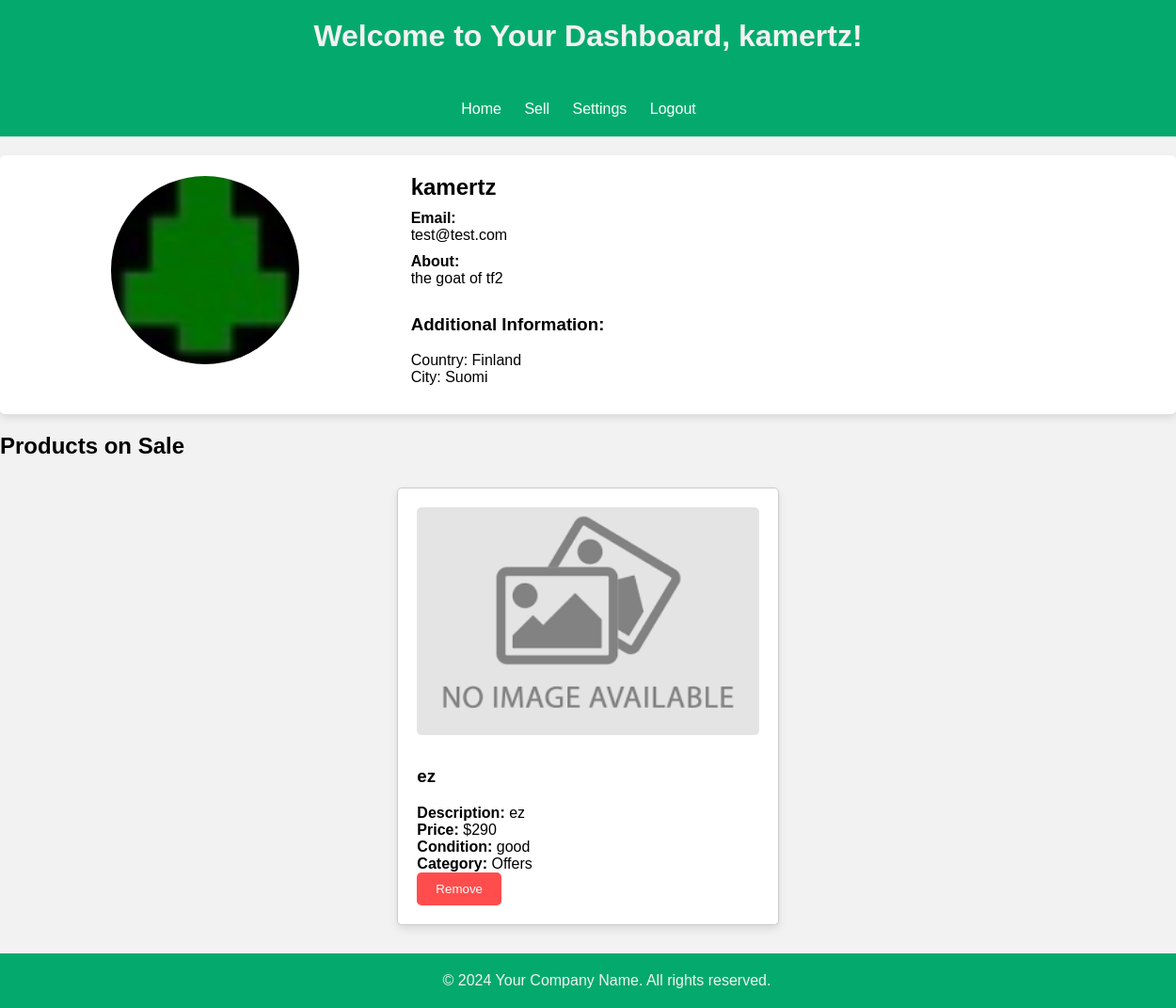
Page /pages/profile/profile.php (signed in) on the committed database.
### tables this page shows
CREATE TABLE users (
    id INTEGER PRIMARY KEY AUTOINCREMENT,
    username VARCHAR(100) NOT NULL,
    email VARCHAR(255) NOT NULL,
    password VARCHAR NOT NULL,
    permissions VARCHAR(50) NOT NULL DEFAULT 'user',
    created_at TIMESTAMP DEFAULT CURRENT_TIMESTAMP,
    small_description VARCHAR(255),
    country Varchar(50),
    city VARCHAR(50) ,
    phone_number VARCHAR(13) UNIQUE,
    image VARCHAR DEFAULT '../../../assets/Default_pfp.svg.png'
);

CREATE TABLE products(
    id INTEGER PRIMARY KEY AUTOINCREMENT,
    title VARCHAR(255) NOT NULL,
    description TEXT NOT NULL,
    price DECIMAL(10, 2) NOT NULL,
    condition VARCHAR(50),
    category VARCHAR(100),
    seller_id INT NOT NULL,
    quantity INTEGER DEFAULT 1,
    created_at TIMESTAMP DEFAULT CURRENT_TIMESTAMP,
    updated_at TIMESTAMP DEFAULT CURRENT_TIMESTAMP
);

CREATE TABLE images(
    id INTEGER PRIMARY KEY AUTOINCREMENT,
    title VARCHAR(50) REFERENCES products(title),
    img_url VARCHAR DEFAULT '../../assets/images.png',--remover isto da db
    carousel_img VARCHAR DEFAULT '../../assets/images.png',
    product_id INTEGER,
    FOREIGN KEY (product_id) REFERENCES products(id)
);

### pages/profile/profile.php (called while the page is built, shortened)
<?php
require_once '../../database/read_tables.php';
require_once '../../common/dashboard_header.php';
require_once '../../common/dashboard_footer.php';
require_once '../../templates/profile_page.php';
require_once '../../utils/getters.php';
$db = getDatabaseConnection();
$username = $_SESSION['username'];
$row = getUserByUsername($db, $username);
$products = getProductsBySellerId($db, $row['id']);
draw_profile_main($row, $username, $products,$db);
?>

### utils/getters.php (called while the page is built, shortened)
<?php
    function getUserByUsername($db, $username) {
        $query = "SELECT * FROM users WHERE username = :username";
        $stmt = $db->prepare($query);
        $stmt->bindParam(":username", $username);
        $stmt->execute();
        $row = $stmt->fetch(PDO::FETCH_ASSOC);
        return $row;
    }
    function getProductsBySellerId($db, $sellerId) {
        $product_query = "SELECT * FROM products WHERE seller_id = :seller_id";
        $product_stmt = $db->prepare($product_query);
        $product_stmt->bindParam(":seller_id", $sellerId);
        $product_stmt->execute();
        $products = $product_stmt->fetchAll(PDO::FETCH_ASSOC);
        return $products;
    }
    function fetchData($db, $query, $params = []) {
        $stmt = $db->prepare($query);
        $stmt->execute($params);
        return $stmt->fetch(PDO::FETCH_ASSOC);
    }
?>

### templates/profile_page.php (the view, shortened to what this page needs)
<?php
function draw_profile_main($row, $username, $products, $db)
{
    ?>
    <main>
        <section class="profile">
            <section class="profile-image-container">
                <img src="<?php echo htmlspecialchars($row['image']); ?>" alt="Profile Picture">
            </section>
            <section class="profile-details">
                <h2><?php echo htmlspecialchars($row['username']); ?></h2>
                <section class="profile-info">
                    <label>Email:</label>
                    <p><?php echo htmlspecialchars($row['email']); ?></p>
                </section>
                <?php if (!empty(trim($row['small_description']))): ?>
                    <section class="profile-info">
                        <label>About:</label>
                        <p><?php echo htmlspecialchars($row['small_description']); ?></p>
                    </section>
                <?php endif; ?>
                <?php if (!empty(trim($row['country'])) || !empty(trim($row['city'])) || !empty(trim($row['phone_number']))): ?>
                    <section class="profile-info">
                        <h3>Additional Information:</h3>
                        <?php if (!empty(trim($row['country']))): ?>
                            <p>Country: <?php echo htmlspecialchars($row['country']); ?></p>
                        <?php endif; ?>
                        <?php if (!empty(trim($row['city']))): ?>
                            <p>City: <?php echo htmlspecialchars($row['city']); ?></p>
                        <?php endif; ?>
                    </section>
                <?php endif; ?>
            </section>
        </section>
        <section>
            <h2>Products on Sale</h2>
            <section class="products-container">
                <?php foreach ($products as $product):
                    $product_id = $product['id'];
                    $productImage = fetchData($db, 'SELECT carousel_img FROM images WHERE product_id = :product_id LIMIT 1', [':product_id' => $product_id]);
                    ?>
                    <section class="product-card">
                        <img src="<?php echo htmlspecialchars($productImage['carousel_img']); ?>" alt="Product Image">
                        <h3><?php echo htmlspecialchars($product['title']); ?></h3>
                        <p><strong>Description:</strong> <?php echo htmlspecialchars($product['description']); ?></p>
                        <p><strong>Price:</strong> $<?php echo htmlspecialchars($product['price']); ?></p>
                        <p><strong>Condition:</strong> <?php echo htmlspecialchars($product['condition']); ?></p>
                        <p><strong>Category:</strong> <?php echo htmlspecialchars($product['category']); ?></p>
                        <form method="post" action="../../actions/remove_product.php">
                            <button type="submit" id="remove-button">Remove</button>
                        </form>
                    </section>
                <?php endforeach; ?>
            </section>
        </section>
    </main>
    <?php
}
?>

### css/dashboard.css (style rules this page uses)
body, h1, h2, p, ul, li { margin: 0; padding: 0; }
body { background-color: #f2f2f2; font-family: Arial, sans-serif; }
.profile { display: flex; flex-wrap: wrap; justify-content: center; padding: 20px; background-color: #fff; margin: 20px auto; box-shadow: 0 4px 8px rgba(0, 0, 0, 0.1); border-radius: 5px; }
.profile-image-container { flex: 1; text-align: center; margin-right: 20px; }
.profile-image-container img { width: 200px; height: 200px; object-fit: cover; border-radius: 50%; border: 2px solid #fff; }
.profile-details { flex: 2; display: flex; flex-direction: column; justify-content: center; }
.profile-details h2 { margin-bottom: 10px; }
.profile-info { margin-bottom: 10px; }
.profile-info label { font-weight: bold; margin-right: 10px; }
.products-container { display: flex; flex-wrap: wrap; justify-content: center; padding: 20px; }
.product-card { border: 1px solid #ccc; border-radius: 5px; padding: 20px; margin: 10px; width: calc(33.33% - 40px); background-color: #fff; box-shadow: 0 4px 8px rgba(0, 0, 0, 0.1); }
.product-card img { width: 100%; border-radius: 5px; margin-bottom: 10px; }
#remove-button { background-color: #ff4d4d; color: white; border: none; padding: 10px 20px; border-radius: 5px; cursor: pointer; transition: background-color 0.3s; }

### rows in the picture
users: image (picture), username "kamertz", email "test@test.com", small_description "the goat of tf2", country "Finland", city "Suomi"
products: images.carousel_img (picture), title "ez", description "ez", price "290", condition "good", category "Offers"

### other values in the picture
$username "kamertz"
